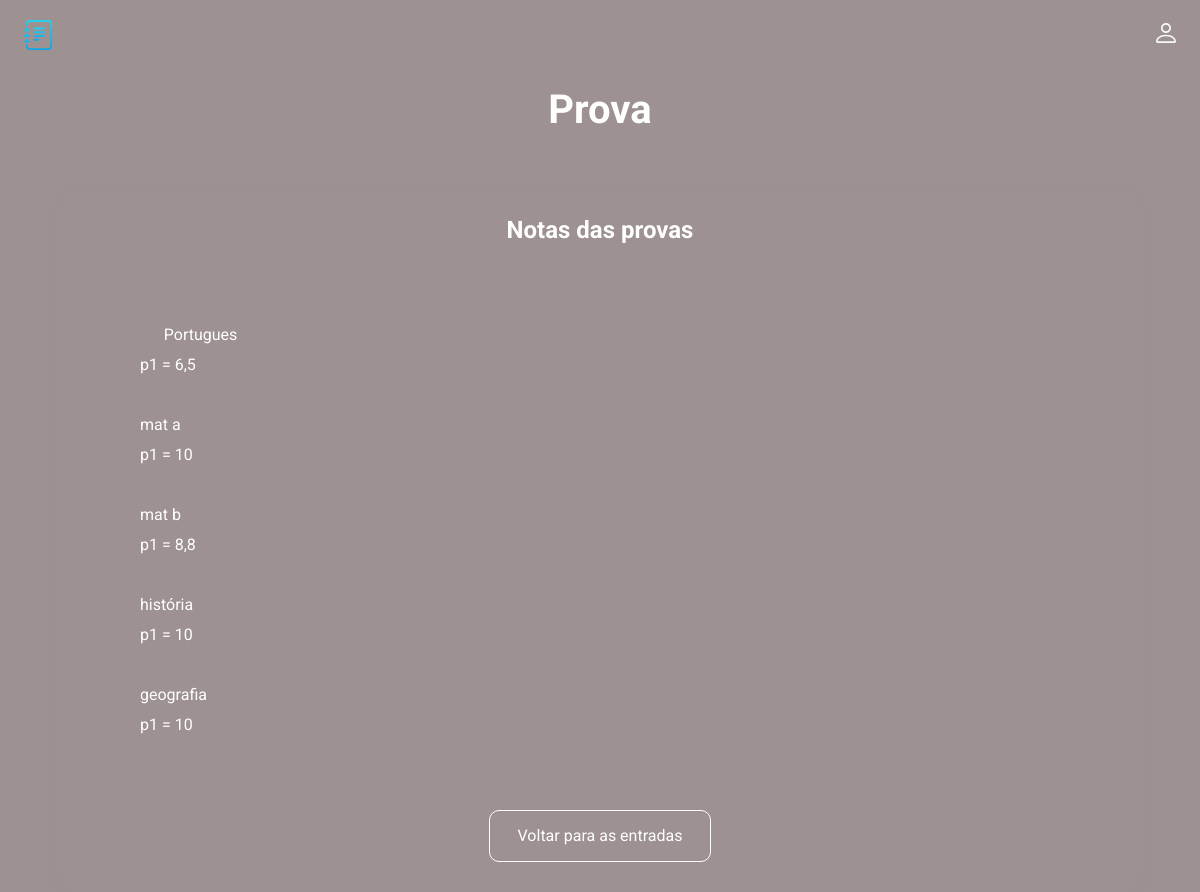
The page /card/2 on the database its author committed.
### diary-bra-main-main/main.py (models this page shows, shortened)
class Card(db.Model):
    id = db.Column(db.Integer, primary_key=True)
    title = db.Column(db.String(100), nullable=False)
    subtitle = db.Column(db.String(300), nullable=False)
    text = db.Column(db.Text, nullable=False)
    user_email = db.Column(db.String(100), nullable=False)

### diary-bra-main-main/main.py (the view)
@app.route('/card/<int:id>')
def card(id):
    card = Card.query.get(id)
    return render_template('card.html', card=card)

### diary-bra-main-main/templates/card.html (shortened to what this page needs)
<!doctype html>
<html lang="pt-br">
<head>
  <link rel="stylesheet" href="../static/css/style.css">
</head>
<body>
  <header class="header">
    <img src="../static/img/logo.svg" alt="logo" width="30" height="30">
    <ul class="main-list">
        <li class="list__item">
          <a href="">
            <img src="../static/img/login.svg" alt="entrar" width="20" height="20">
          </a>
    </ul>
  </header>
  <main class="main">
    {% block content %}
    <h1 class="main__title">{{card.title}}</h1>
    <div class="main__block">
      <h2 class="main__subtitle">{{card.subtitle}}</h2>
      <div class="main__text">
      {{card.text}}
      </div>
      <a class="main__link" href="/">Voltar para as entradas</a>
    </div>
  </main>
  {% endblock %}
</body>
</html>

### diary-bra-main-main/static/css/style.css (style rules this page uses)
body { margin: 0; padding: 0; font-family: 'Roboto', sans-serif; font-size: 16px; line-height: 20px; background-color:rgb(157, 145, 145); color: #ffffff; }
h1, h2, p { margin: 0; }
img { object-fit: contain; }
a { text-decoration: none; color: inherit; transition: 0.2s; }
ul { list-style: none; margin: 0; padding: 0; }
.header { display: flex; justify-content: space-between; align-items: center; padding: 20px 2%; margin-bottom: 30px; }
.main-list { display: flex; align-items: center; gap: 20px; }
.main__title { font-size: 40px; text-align: center; margin-bottom: 70px; }
.main { padding: 0 5%; }
.main__block { background: rgb(157, 145, 145); border-radius: 20px; box-shadow: 0px 4px 10px rgb(157, 145, 145); padding: 30px 80px; display: flex; flex-direction: column; align-items: center; }
.main__subtitle { text-align: center; margin-bottom: 50px; }
.main__text { line-height: 30px; margin-bottom: 40px; white-space: pre-wrap; align-self: flex-start; }
.main__link { display: block; border: 1px solid rgb(255, 255, 255); background: rgb(157, 145, 145); border-radius: 10px; color: rgb(255, 255, 255); padding: 15px 10px; font: inherit; width: 200px; text-align: center; cursor: pointer; transition: 0.2s; }

### rows shown on the page
Card: title "Prova", subtitle "Notas das provas", text "Portugues p1 = 6,5 mat a p1 = 10 mat b p1 = 8,8 história p1 = 10 geografia p1 = 10"
